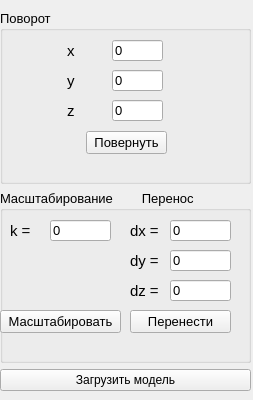
<?xml version="1.0" encoding="UTF-8"?>
<ui version="4.0">
 <class>MyController</class>
 <widget class="QWidget" name="MyController">
  <property name="geometry">
   <rect>
    <x>0</x>
    <y>0</y>
    <width>253</width>
    <height>400</height>
   </rect>
  </property>
  <property name="sizePolicy">
   <sizepolicy hsizetype="Fixed" vsizetype="Preferred">
    <horstretch>0</horstretch>
    <verstretch>0</verstretch>
   </sizepolicy>
  </property>
  <property name="minimumSize">
   <size>
    <width>200</width>
    <height>400</height>
   </size>
  </property>
  <property name="windowTitle">
   <string>Form</string>
  </property>
  <widget class="QWidget" name="verticalLayoutWidget">
   <property name="geometry">
    <rect>
     <x>0</x>
     <y>10</y>
     <width>251</width>
     <height>381</height>
    </rect>
   </property>
   <layout class="QVBoxLayout" name="verticalLayout_2">
    <item>
     <widget class="QGroupBox" name="groupBox">
      <property name="font">
       <font>
        <pointsize>10</pointsize>
       </font>
      </property>
      <property name="title">
       <string>Поворот</string>
      </property>
      <widget class="QLabel" name="label_2">
       <property name="geometry">
        <rect>
         <x>67</x>
         <y>30</y>
         <width>41</width>
         <height>21</height>
        </rect>
       </property>
       <property name="font">
        <font>
         <pointsize>11</pointsize>
        </font>
       </property>
       <property name="text">
        <string>х</string>
       </property>
      </widget>
      <widget class="QLabel" name="label_3">
       <property name="geometry">
        <rect>
         <x>67</x>
         <y>60</y>
         <width>41</width>
         <height>21</height>
        </rect>
       </property>
       <property name="font">
        <font>
         <pointsize>11</pointsize>
        </font>
       </property>
       <property name="text">
        <string>y</string>
       </property>
      </widget>
      <widget class="QLineEdit" name="rot_xEdit">
       <property name="geometry">
        <rect>
         <x>112</x>
         <y>30</y>
         <width>51</width>
         <height>21</height>
        </rect>
       </property>
       <property name="text">
        <string>0</string>
       </property>
      </widget>
      <widget class="QLineEdit" name="rot_yEdit">
       <property name="geometry">
        <rect>
         <x>112</x>
         <y>60</y>
         <width>51</width>
         <height>21</height>
        </rect>
       </property>
       <property name="text">
        <string>0</string>
       </property>
      </widget>
      <widget class="QLineEdit" name="rot_zEdit">
       <property name="geometry">
        <rect>
         <x>112</x>
         <y>90</y>
         <width>51</width>
         <height>21</height>
        </rect>
       </property>
       <property name="text">
        <string>0</string>
       </property>
      </widget>
      <widget class="QLabel" name="label_4">
       <property name="geometry">
        <rect>
         <x>67</x>
         <y>90</y>
         <width>41</width>
         <height>21</height>
        </rect>
       </property>
       <property name="font">
        <font>
         <pointsize>11</pointsize>
        </font>
       </property>
       <property name="text">
        <string>z</string>
       </property>
      </widget>
      <widget class="QPushButton" name="rotateButton">
       <property name="geometry">
        <rect>
         <x>86</x>
         <y>121</y>
         <width>81</width>
         <height>23</height>
        </rect>
       </property>
       <property name="text">
        <string>Повернуть</string>
       </property>
      </widget>
     </widget>
    </item>
    <item>
     <widget class="QGroupBox" name="groupBox_2">
      <property name="minimumSize">
       <size>
        <width>0</width>
        <height>160</height>
       </size>
      </property>
      <property name="font">
       <font>
        <pointsize>10</pointsize>
       </font>
      </property>
      <property name="title">
       <string>Масштабирование        Перенос</string>
      </property>
      <widget class="QLineEdit" name="kxEdit">
       <property name="geometry">
        <rect>
         <x>50</x>
         <y>30</y>
         <width>61</width>
         <height>21</height>
        </rect>
       </property>
       <property name="text">
        <string>0</string>
       </property>
      </widget>
      <widget class="QPushButton" name="scaleButton">
       <property name="geometry">
        <rect>
         <x>0</x>
         <y>120</y>
         <width>121</width>
         <height>23</height>
        </rect>
       </property>
       <property name="text">
        <string>Масштабировать</string>
       </property>
      </widget>
      <widget class="QLabel" name="label_12">
       <property name="geometry">
        <rect>
         <x>10</x>
         <y>30</y>
         <width>41</width>
         <height>21</height>
        </rect>
       </property>
       <property name="font">
        <font>
         <pointsize>11</pointsize>
        </font>
       </property>
       <property name="text">
        <string>k = </string>
       </property>
      </widget>
      <widget class="QLabel" name="label_6">
       <property name="geometry">
        <rect>
         <x>130</x>
         <y>90</y>
         <width>41</width>
         <height>21</height>
        </rect>
       </property>
       <property name="font">
        <font>
         <pointsize>11</pointsize>
        </font>
       </property>
       <property name="text">
        <string>dz = </string>
       </property>
      </widget>
      <widget class="QLabel" name="label_14">
       <property name="geometry">
        <rect>
         <x>130</x>
         <y>30</y>
         <width>41</width>
         <height>21</height>
        </rect>
       </property>
       <property name="font">
        <font>
         <pointsize>11</pointsize>
        </font>
       </property>
       <property name="text">
        <string>dx = </string>
       </property>
      </widget>
      <widget class="QLineEdit" name="dzEdit">
       <property name="geometry">
        <rect>
         <x>170</x>
         <y>90</y>
         <width>61</width>
         <height>21</height>
        </rect>
       </property>
       <property name="text">
        <string>0</string>
       </property>
      </widget>
      <widget class="QLabel" name="label_15">
       <property name="geometry">
        <rect>
         <x>130</x>
         <y>60</y>
         <width>41</width>
         <height>21</height>
        </rect>
       </property>
       <property name="font">
        <font>
         <pointsize>11</pointsize>
        </font>
       </property>
       <property name="text">
        <string>dy = </string>
       </property>
      </widget>
      <widget class="QLineEdit" name="dxEdit">
       <property name="geometry">
        <rect>
         <x>170</x>
         <y>30</y>
         <width>61</width>
         <height>21</height>
        </rect>
       </property>
       <property name="text">
        <string>0</string>
       </property>
      </widget>
      <widget class="QLineEdit" name="dyEdit">
       <property name="geometry">
        <rect>
         <x>170</x>
         <y>60</y>
         <width>61</width>
         <height>21</height>
        </rect>
       </property>
       <property name="text">
        <string>0</string>
       </property>
      </widget>
      <widget class="QPushButton" name="moveButton">
       <property name="geometry">
        <rect>
         <x>130</x>
         <y>120</y>
         <width>101</width>
         <height>23</height>
        </rect>
       </property>
       <property name="text">
        <string>Перенести</string>
       </property>
      </widget>
     </widget>
    </item>
    <item>
     <widget class="QPushButton" name="fileButton">
      <property name="text">
       <string>Загрузить модель</string>
      </property>
     </widget>
    </item>
   </layout>
  </widget>
 </widget>
 <resources/>
 <connections/>
</ui>
